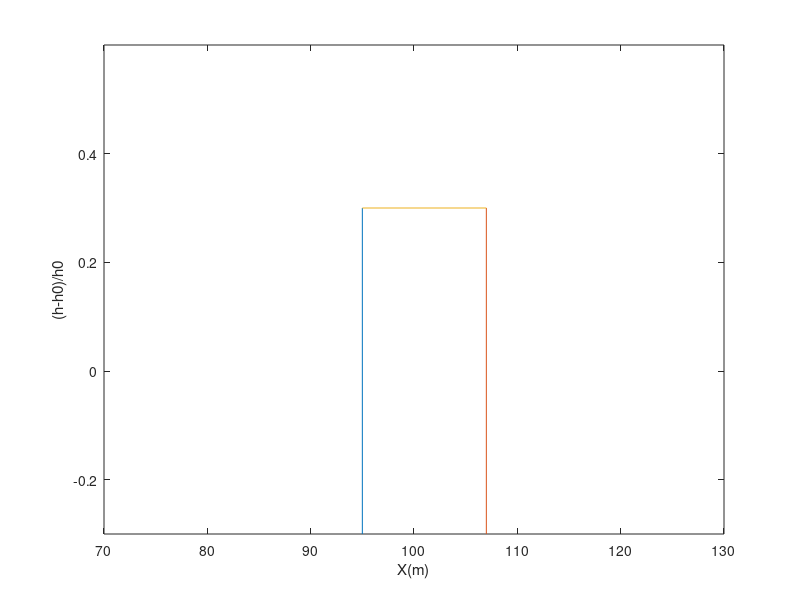

MATLAB code for this plot: (Note: this script raises an error after producing the figure.)
% Plot comparison depth along channel certrline

% The numerical data
load result.mat
plot (1:95,(h(1:95,51)-h0)/h0,'b')
hold on

% Theoretical data
%load ana.dat
ana=[1.54, 0.1861;		
1.67, 0.1894;	
1.71, 0.1916;	
1.725, 0.192;	
1.75, 0.1927;	
1.78, 0.1943;	
1.807, 0.196;	
1.835, 0.1982;	
1.85, 0.1993;	
1.86, 0.2015;	
1.87, 0.2037;	
1.88, 0.2059;	
1.89, 0.2087;	
2.11, 0.1694;	
2.13, 0.1696;	
2.14, 0.1696;	
2.165, 0.1694;	
2.193, 0.1694;	
2.275, 0.1691;	
2.33, 0.1694;	
2.44, 0.1696;	
2.66, 0.17]
xa=ana(1:13,1)*50;
ya=(ana(1:13,2)-h0)/h0;
plot (xa,ya,'ro');
xa=ana(16:22,1)*50;
ya=(ana(16:22,2)-h0)/h0;
plot (xa,ya,'ro');

load result.mat
plot (107:200,(h(107:200,51)-h0)/h0,'b')

% The cylinder
x=[95,95];
y=[-0.3,0.3]; 
plot(x,y)
x=[107,107];
y=[-0.3,0.3];
plot(x,y)
x=[95,107];
y=[0.3,0.3]; 
plot(x,y)



% Defined axises
xlabel('X(m)'), ylabel('(h-h0)/h0')
axis([70 130 -0.3 0.6])
set(gca,'XTickLabel',str2num(get(gca,'XTickLabel'))/50);


title ('Flow around cylinder: Comparison of the depth along channel centerline')
legend 'Lattice Boltzmann solution' 'Theoretical discharge'
hold off